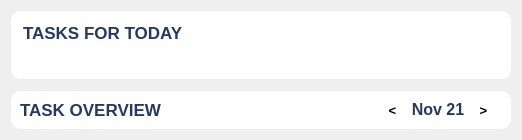
            <widget class="QWidget" name="page_show_tasks">
             <layout class="QVBoxLayout" name="verticalLayout_6">
              <property name="spacing">
               <number>12</number>
              </property>
              <property name="sizeConstraint">
               <enum>QLayout::SetDefaultConstraint</enum>
              </property>
              <item>
               <widget class="QFrame" name="tasks_todo">
                <property name="sizePolicy">
                 <sizepolicy hsizetype="Preferred" vsizetype="Preferred">
                  <horstretch>0</horstretch>
                  <verstretch>0</verstretch>
                 </sizepolicy>
                </property>
                <property name="minimumSize">
                 <size>
                  <width>500</width>
                  <height>0</height>
                 </size>
                </property>
                <property name="styleSheet">
                 <string notr="true">background: #fff;
border-radius: 10px;</string>
                </property>
                <property name="frameShape">
                 <enum>QFrame::StyledPanel</enum>
                </property>
                <property name="frameShadow">
                 <enum>QFrame::Raised</enum>
                </property>
                <layout class="QVBoxLayout" name="verticalLayout_10">
                 <property name="spacing">
                  <number>12</number>
                 </property>
                 <property name="sizeConstraint">
                  <enum>QLayout::SetNoConstraint</enum>
                 </property>
                 <property name="leftMargin">
                  <number>12</number>
                 </property>
                 <property name="topMargin">
                  <number>12</number>
                 </property>
                 <property name="rightMargin">
                  <number>12</number>
                 </property>
                 <property name="bottomMargin">
                  <number>12</number>
                 </property>
                 <item>
                  <widget class="QLabel" name="label">
                   <property name="sizePolicy">
                    <sizepolicy hsizetype="Fixed" vsizetype="Preferred">
                     <horstretch>0</horstretch>
                     <verstretch>0</verstretch>
                    </sizepolicy>
                   </property>
                   <property name="palette">
                    <palette>
                     <active>
                      <colorrole role="WindowText">
                       <brush brushstyle="SolidPattern">
                        <color alpha="255">
                         <red>37</red>
                         <green>58</green>
                         <blue>98</blue>
                        </color>
                       </brush>
                      </colorrole>
                      <colorrole role="Button">
                       <brush brushstyle="SolidPattern">
                        <color alpha="255">
                         <red>255</red>
                         <green>255</green>
                         <blue>255</blue>
                        </color>
                       </brush>
                      </colorrole>
                      <colorrole role="Base">
                       <brush brushstyle="SolidPattern">
                        <color alpha="255">
                         <red>255</red>
                         <green>255</green>
                         <blue>255</blue>
                        </color>
                       </brush>
                      </colorrole>
                      <colorrole role="Window">
                       <brush brushstyle="SolidPattern">
                        <color alpha="255">
                         <red>255</red>
                         <green>255</green>
                         <blue>255</blue>
                        </color>
                       </brush>
                      </colorrole>
                     </active>
                     <inactive>
                      <colorrole role="WindowText">
                       <brush brushstyle="SolidPattern">
                        <color alpha="255">
                         <red>37</red>
                         <green>58</green>
                         <blue>98</blue>
                        </color>
                       </brush>
                      </colorrole>
                      <colorrole role="Button">
                       <brush brushstyle="SolidPattern">
                        <color alpha="255">
                         <red>255</red>
                         <green>255</green>
                         <blue>255</blue>
                        </color>
                       </brush>
                      </colorrole>
                      <colorrole role="Base">
                       <brush brushstyle="SolidPattern">
                        <color alpha="255">
                         <red>255</red>
                         <green>255</green>
                         <blue>255</blue>
                        </color>
                       </brush>
                      </colorrole>
                      <colorrole role="Window">
                       <brush brushstyle="SolidPattern">
                        <color alpha="255">
                         <red>255</red>
                         <green>255</green>
                         <blue>255</blue>
                        </color>
                       </brush>
                      </colorrole>
                     </inactive>
                     <disabled>
                      <colorrole role="WindowText">
                       <brush brushstyle="SolidPattern">
                        <color alpha="255">
                         <red>120</red>
                         <green>120</green>
                         <blue>120</blue>
                        </color>
                       </brush>
                      </colorrole>
                      <colorrole role="Button">
                       <brush brushstyle="SolidPattern">
                        <color alpha="255">
                         <red>255</red>
                         <green>255</green>
                         <blue>255</blue>
                        </color>
                       </brush>
                      </colorrole>
                      <colorrole role="Base">
                       <brush brushstyle="SolidPattern">
                        <color alpha="255">
                         <red>255</red>
                         <green>255</green>
                         <blue>255</blue>
                        </color>
                       </brush>
                      </colorrole>
                      <colorrole role="Window">
                       <brush brushstyle="SolidPattern">
                        <color alpha="255">
                         <red>255</red>
                         <green>255</green>
                         <blue>255</blue>
                        </color>
                       </brush>
                      </colorrole>
                     </disabled>
                    </palette>
                   </property>
                   <property name="font">
                    <font>
                     <family>Nirmala UI</family>
                     <pointsize>13</pointsize>
                     <weight>75</weight>
                     <bold>true</bold>
                    </font>
                   </property>
                   <property name="text">
                    <string>TASKS FOR TODAY</string>
                   </property>
                  </widget>
                 </item>
                 <item>
                  <widget class="QWidget" name="tasks_todo_widget" native="true"/>
                 </item>
                 <item>
                  <widget class="QFrame" name="frame_tasks_today">
                   <property name="frameShape">
                    <enum>QFrame::StyledPanel</enum>
                   </property>
                   <property name="frameShadow">
                    <enum>QFrame::Raised</enum>
                   </property>
                  </widget>
                 </item>
                </layout>
               </widget>
              </item>
              <item>
               <widget class="QWidget" name="task_overview" native="true">
                <property name="styleSheet">
                 <string notr="true">background: #ffffff;
border-radius: 10px;</string>
                </property>
                <layout class="QVBoxLayout" name="verticalLayout_4">
                 <item>
                  <layout class="QHBoxLayout" name="horizontalLayout_5">
                   <item>
                    <widget class="QLabel" name="task_overview_label">
                     <property name="sizePolicy">
                      <sizepolicy hsizetype="Fixed" vsizetype="Fixed">
                       <horstretch>0</horstretch>
                       <verstretch>0</verstretch>
                      </sizepolicy>
                     </property>
                     <property name="palette">
                      <palette>
                       <active>
                        <colorrole role="Button">
                         <brush brushstyle="SolidPattern">
                          <color alpha="255">
                           <red>255</red>
                           <green>255</green>
                           <blue>255</blue>
                          </color>
                         </brush>
                        </colorrole>
                        <colorrole role="Base">
                         <brush brushstyle="SolidPattern">
                          <color alpha="255">
                           <red>255</red>
                           <green>255</green>
                           <blue>255</blue>
                          </color>
                         </brush>
                        </colorrole>
                        <colorrole role="Window">
                         <brush brushstyle="SolidPattern">
                          <color alpha="255">
                           <red>255</red>
                           <green>255</green>
                           <blue>255</blue>
                          </color>
                         </brush>
                        </colorrole>
                       </active>
                       <inactive>
                        <colorrole role="Button">
                         <brush brushstyle="SolidPattern">
                          <color alpha="255">
                           <red>255</red>
                           <green>255</green>
                           <blue>255</blue>
                          </color>
                         </brush>
                        </colorrole>
                        <colorrole role="Base">
                         <brush brushstyle="SolidPattern">
                          <color alpha="255">
                           <red>255</red>
                           <green>255</green>
                           <blue>255</blue>
                          </color>
                         </brush>
                        </colorrole>
                        <colorrole role="Window">
                         <brush brushstyle="SolidPattern">
                          <color alpha="255">
                           <red>255</red>
                           <green>255</green>
                           <blue>255</blue>
                          </color>
                         </brush>
                        </colorrole>
                       </inactive>
                       <disabled>
                        <colorrole role="Button">
                         <brush brushstyle="SolidPattern">
                          <color alpha="255">
                           <red>255</red>
                           <green>255</green>
                           <blue>255</blue>
                          </color>
                         </brush>
                        </colorrole>
                        <colorrole role="Base">
                         <brush brushstyle="SolidPattern">
                          <color alpha="255">
                           <red>255</red>
                           <green>255</green>
                           <blue>255</blue>
                          </color>
                         </brush>
                        </colorrole>
                        <colorrole role="Window">
                         <brush brushstyle="SolidPattern">
                          <color alpha="255">
                           <red>255</red>
                           <green>255</green>
                           <blue>255</blue>
                          </color>
                         </brush>
                        </colorrole>
                       </disabled>
                      </palette>
                     </property>
                     <property name="font">
                      <font>
                       <family>Nirmala UI</family>
                       <pointsize>13</pointsize>
                       <weight>75</weight>
                       <bold>true</bold>
                      </font>
                     </property>
                     <property name="text">
                      <string>&lt;html&gt;&lt;head/&gt;&lt;body&gt;&lt;p&gt;&lt;span style=&quot; color:#253a62;&quot;&gt;TASK OVERVIEW&lt;/span&gt;&lt;/p&gt;&lt;/body&gt;&lt;/html&gt;</string>
                     </property>
                    </widget>
                   </item>
                   <item>
                    <widget class="QWidget" name="widget_5" native="true">
                     <property name="sizePolicy">
                      <sizepolicy hsizetype="Preferred" vsizetype="Preferred">
                       <horstretch>0</horstretch>
                       <verstretch>0</verstretch>
                      </sizepolicy>
                     </property>
                     <layout class="QHBoxLayout" name="horizontalLayout_9">
                      <property name="topMargin">
                       <number>0</number>
                      </property>
                      <property name="bottomMargin">
                       <number>0</number>
                      </property>
                      <item>
                       <spacer name="horizontalSpacer_4">
                        <property name="orientation">
                         <enum>Qt::Horizontal</enum>
                        </property>
                        <property name="sizeHint" stdset="0">
                         <size>
                          <width>40</width>
                          <height>20</height>
                         </size>
                        </property>
                       </spacer>
                      </item>
                      <item>
                       <widget class="QToolButton" name="button_last_month">
                        <property name="font">
                         <font>
                          <family>Nirmala UI</family>
                          <pointsize>10</pointsize>
                          <weight>75</weight>
                          <bold>true</bold>
                         </font>
                        </property>
                        <property name="text">
                         <string>&lt;</string>
                        </property>
                       </widget>
                      </item>
                      <item>
                       <widget class="QLabel" name="month_label">
                        <property name="sizePolicy">
                         <sizepolicy hsizetype="Minimum" vsizetype="Fixed">
                          <horstretch>0</horstretch>
                          <verstretch>0</verstretch>
                         </sizepolicy>
                        </property>
                        <property name="minimumSize">
                         <size>
                          <width>60</width>
                          <height>0</height>
                         </size>
                        </property>
                        <property name="palette">
                         <palette>
                          <active>
                           <colorrole role="WindowText">
                            <brush brushstyle="SolidPattern">
                             <color alpha="255">
                              <red>37</red>
                              <green>58</green>
                              <blue>98</blue>
                             </color>
                            </brush>
                           </colorrole>
                           <colorrole role="Button">
                            <brush brushstyle="SolidPattern">
                             <color alpha="255">
                              <red>255</red>
                              <green>255</green>
                              <blue>255</blue>
                             </color>
                            </brush>
                           </colorrole>
                           <colorrole role="Base">
                            <brush brushstyle="SolidPattern">
                             <color alpha="255">
                              <red>255</red>
                              <green>255</green>
                              <blue>255</blue>
                             </color>
                            </brush>
                           </colorrole>
                           <colorrole role="Window">
                            <brush brushstyle="SolidPattern">
                             <color alpha="255">
                              <red>255</red>
                              <green>255</green>
                              <blue>255</blue>
                             </color>
                            </brush>
                           </colorrole>
                          </active>
                          <inactive>
                           <colorrole role="WindowText">
                            <brush brushstyle="SolidPattern">
                             <color alpha="255">
                              <red>37</red>
                              <green>58</green>
                              <blue>98</blue>
                             </color>
                            </brush>
                           </colorrole>
                           <colorrole role="Button">
                            <brush brushstyle="SolidPattern">
                             <color alpha="255">
                              <red>255</red>
                              <green>255</green>
                              <blue>255</blue>
                             </color>
                            </brush>
                           </colorrole>
                           <colorrole role="Base">
                            <brush brushstyle="SolidPattern">
                             <color alpha="255">
                              <red>255</red>
                              <green>255</green>
                              <blue>255</blue>
                             </color>
                            </brush>
                           </colorrole>
                           <colorrole role="Window">
                            <brush brushstyle="SolidPattern">
                             <color alpha="255">
                              <red>255</red>
                              <green>255</green>
                              <blue>255</blue>
                             </color>
                            </brush>
                           </colorrole>
                          </inactive>
                          <disabled>
                           <colorrole role="WindowText">
                            <brush brushstyle="SolidPattern">
                             <color alpha="255">
                              <red>120</red>
                              <green>120</green>
                              <blue>120</blue>
                             </color>
                            </brush>
                           </colorrole>
                           <colorrole role="Button">
                            <brush brushstyle="SolidPattern">
                             <color alpha="255">
                              <red>255</red>
                              <green>255</green>
                              <blue>255</blue>
                             </color>
                            </brush>
                           </colorrole>
                           <colorrole role="Base">
                            <brush brushstyle="SolidPattern">
                             <color alpha="255">
                              <red>255</red>
                              <green>255</green>
                              <blue>255</blue>
                             </color>
                            </brush>
                           </colorrole>
                           <colorrole role="Window">
                            <brush brushstyle="SolidPattern">
                             <color alpha="255">
                              <red>255</red>
                              <green>255</green>
                              <blue>255</blue>
                             </color>
                            </brush>
                           </colorrole>
                          </disabled>
                         </palette>
                        </property>
                        <property name="font">
                         <font>
                          <family>Nirmala UI</family>
                          <pointsize>12</pointsize>
                          <weight>75</weight>
                          <bold>true</bold>
                         </font>
                        </property>
                        <property name="text">
                         <string>&lt;html&gt;&lt;head/&gt;&lt;body&gt;&lt;p&gt;&lt;span style=&quot; color:#253a62;&quot;&gt;Nov 21&lt;/span&gt;&lt;/p&gt;&lt;/body&gt;&lt;/html&gt;</string>
                        </property>
                        <property name="scaledContents">
                         <bool>false</bool>
                        </property>
                        <property name="alignment">
                         <set>Qt::AlignCenter</set>
                        </property>
                        <property name="margin">
                         <number>5</number>
                        </property>
                       </widget>
                      </item>
                      <item>
                       <widget class="QToolButton" name="button_next_month">
                        <property name="font">
                         <font>
                          <family>Nirmala UI</family>
                          <pointsize>10</pointsize>
                          <weight>75</weight>
                          <bold>true</bold>
                         </font>
                        </property>
                        <property name="text">
                         <string>&gt;</string>
                        </property>
                       </widget>
                      </item>
                     </layout>
                    </widget>
                   </item>
                  </layout>
                 </item>
                </layout>
               </widget>
              </item>
             </layout>
            </widget>
